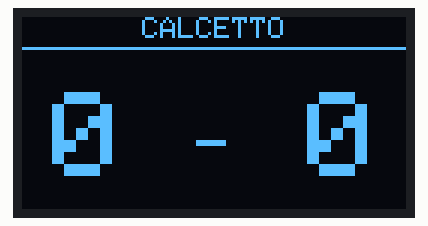
Simulated run of this sketch. Board: Arduino Uno, built with avr-gcc and run on an emulated ATmega328P. On the bench: 128×64 one-colour display.

Above: at 0.1 s.
At 4.64 s:
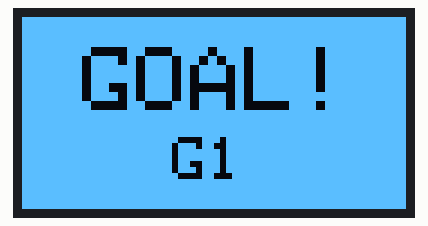
At 8.6 s:
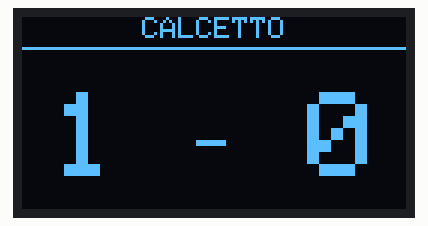
At 16.1 s:
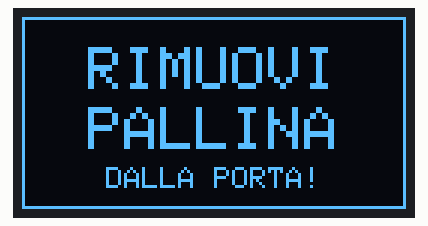
At 25.4 s:
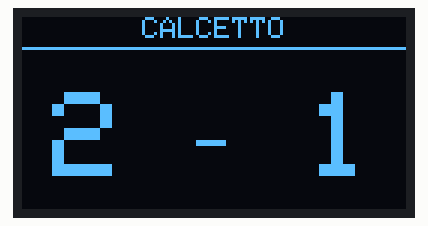
At 33.8 s:
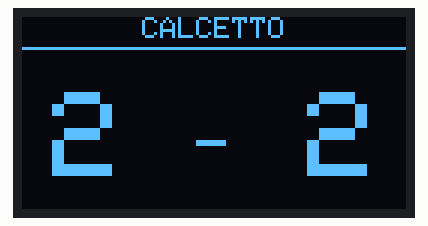

Measured:
- what the display in image 0 shows lasts 3.0 s, from 0.1 s to 3.1 s
- what the display in image 1 shows lasts 0.5 s, from 4.4 s to 4.9 s
- what the display in image 3 shows lasts 0.6 s, from 16.1 s to 16.7 s

The sketch:

schermo-lcd.ino
```cpp
#include <Wire.h>
#include <Adafruit_GFX.h>
#include <Adafruit_SSD1306.h>

#define SCREEN_WIDTH 128
#define SCREEN_HEIGHT 64

// Inizializzazione per display I2C (SDA, SCL)
Adafruit_SSD1306 display(SCREEN_WIDTH, SCREEN_HEIGHT, &Wire, -1);

// Variabili per i punteggi
int scoreP1 = 0;
int scoreP2 = 0;

void setup() {
  Serial.begin(9600);

  // Inizializzazione del display
  if(!display.begin(SSD1306_SWITCHCAPVCC, 0x3C)) {
    Serial.println(F("SSD1306 allocation failed"));
    for(;;); // Blocco in caso di errore hardware
  }

  // Pulisce il buffer del display e mostra la schermata vuota
  display.clearDisplay();
  display.display();
}

void loop() {
  // --- FASE 1: Tabellone in attesa ---
  drawScoreboard();
  delay(3000); // Mostra il punteggio per 3 secondi

  // --- FASE 2: Goal Giocatore 1 ---
  animazioneGoal("G1");
  scoreP1++; // Aggiorna il punteggio del G1

  // --- FASE 3: Istruzione rimozione pallina ---
  animazioneRimuoviPallina();

  // --- FASE 4: Tabellone aggiornato in attesa ---
  drawScoreboard();
  delay(3000);

  // --- FASE 5: Goal Giocatore 2 ---
  animazioneGoal("G2");
  scoreP2++; // Aggiorna il punteggio del G2

  // --- FASE 6: Istruzione rimozione pallina ---
  animazioneRimuoviPallina();

  // Reset dei punteggi per evitare che escano dai bordi durante la simulazione
  if (scoreP1 > 9 || scoreP2 > 9) {
    scoreP1 = 0;
    scoreP2 = 0;
  }
}

// ==========================================
// FUNZIONI GRAFICHE E ANIMAZIONI
// ==========================================

void drawScoreboard() {
  display.clearDisplay();
  display.setTextColor(SSD1306_WHITE);

  // Titolo centrale in alto
  display.setTextSize(1);
  display.setCursor(40, 0);
  display.print("CALCETTO");

  // Linea di separazione
  display.drawLine(0, 10, 128, 10, SSD1306_WHITE);

  // Punteggi
  display.setTextSize(4); // Testo molto grande per i numeri

  // Giocatore 1 (sinistra)
  display.setCursor(10, 25);
  display.print(scoreP1);

  // Trattino separatore
  display.setTextSize(2);
  display.setCursor(58, 35);
  display.print("-");

  // Giocatore 2 (destra)
  display.setTextSize(4);
  if (scoreP2 < 10) {
    display.setCursor(95, 25);
  } else {
    display.setCursor(75, 25);
  }
  display.print(scoreP2);

  // Applica i cambiamenti allo schermo
  display.display();
}

void animazioneGoal(String squadra) {
  for(int i = 0; i < 3; i++) {
    // Schermo bianco con scritta nera
    display.fillScreen(SSD1306_WHITE);
    display.setTextColor(SSD1306_BLACK);

    display.setTextSize(3);
    display.setCursor(20, 10);
    display.print("GOAL!");

    display.setTextSize(2);
    display.setCursor(50, 40);
    display.print(squadra);

    display.display();
    delay(400);

    // Schermo nero
    display.fillScreen(SSD1306_BLACK);
    display.display();
    delay(200);
  }
}

void animazioneRimuoviPallina() {
  // Fa lampeggiare l'avviso 4 volte
  for(int i = 0; i < 4; i++) {
    display.clearDisplay();

    // Disegna un rettangolo di bordo per enfatizzare l'avviso
    display.drawRect(0, 0, 128, 64, SSD1306_WHITE);

    display.setTextColor(SSD1306_WHITE);

    // Prima riga: RIMUOVI
    display.setTextSize(2);
    display.setCursor(22, 10);
    display.print("RIMUOVI");

    // Seconda riga: PALLINA
    display.setCursor(22, 30);
    display.print("PALLINA");

    // Terza riga: DALLA PORTA! (più piccola per farla entrare)
    display.setTextSize(1);
    display.setCursor(28, 50);
    display.print("DALLA PORTA!");

    display.display();
    delay(600); // Testo visibile per 0.6s

    // Pulisce lo schermo per creare l'effetto lampeggio
    display.clearDisplay();
    display.display();
    delay(200); // Schermo nero per 0.2s
  }
}
```
